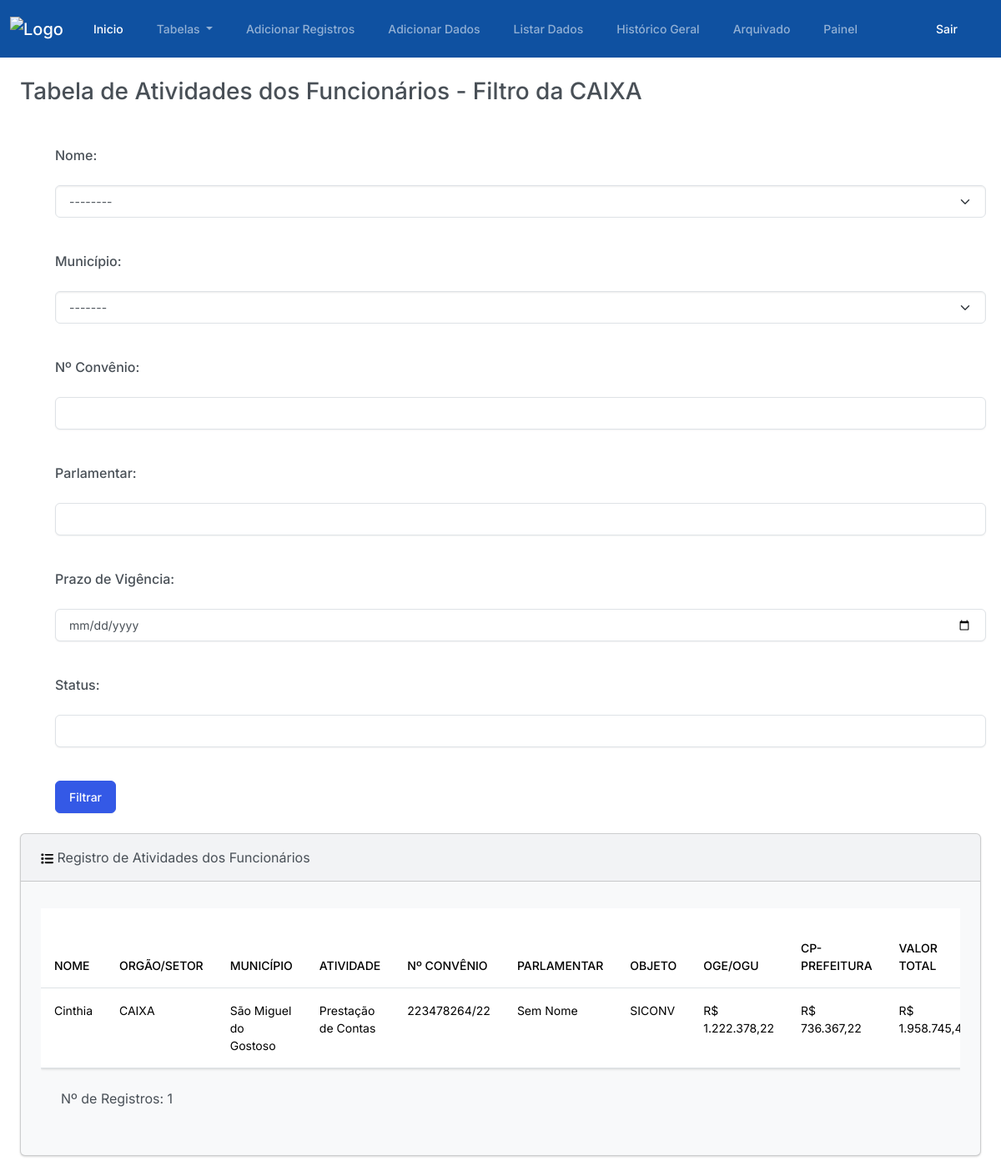
The app's page /tabela_filtrada_caixa/ (signed in), older data.
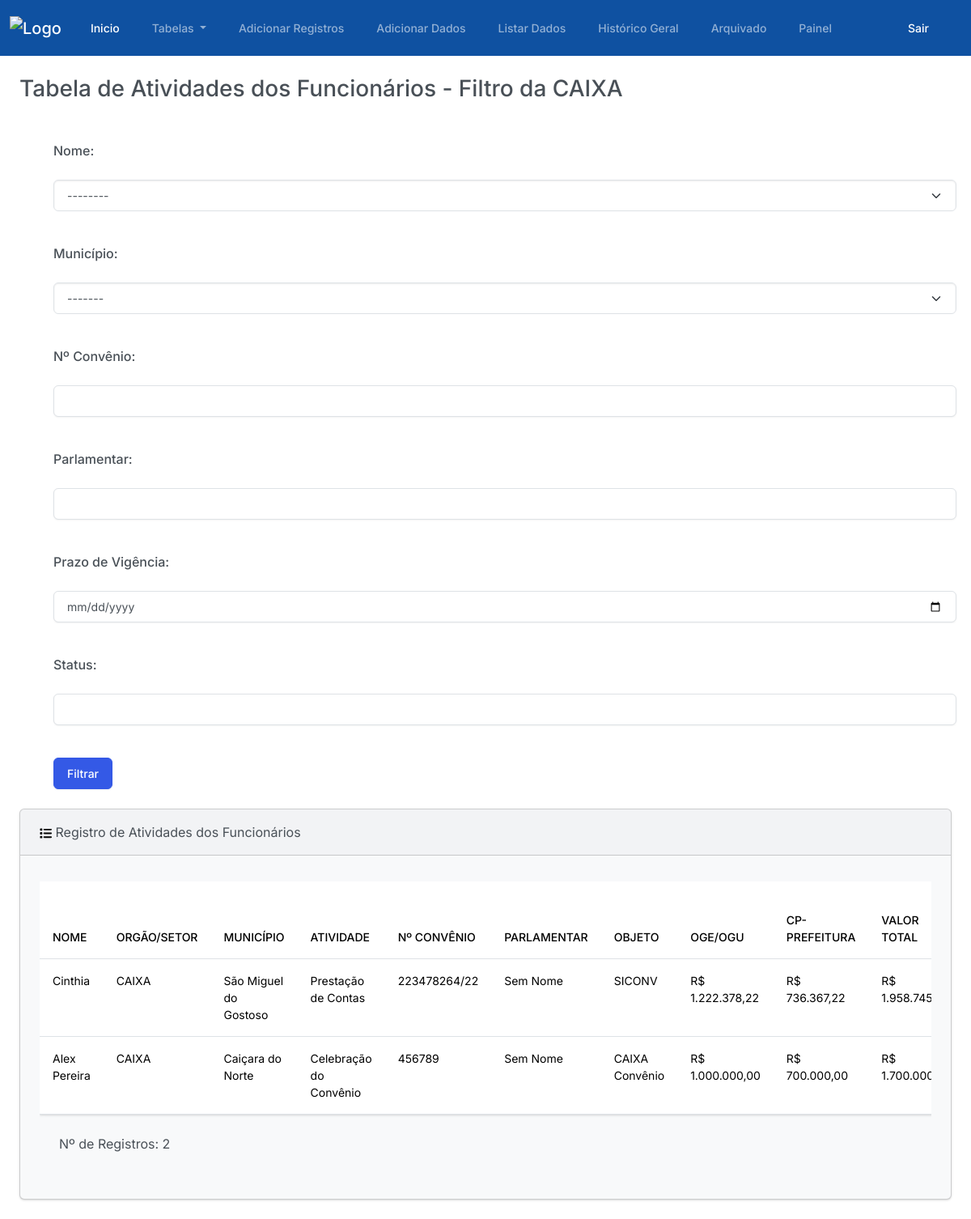
The same page, newer data.
### plataforma/models.py (models this page shows, shortened)
class RegistroFuncionarios(models.Model):
    class Meta:
        verbose_name_plural = "Registros da Tabela Geral"
    nome = models.ForeignKey(Nome, on_delete=models.CASCADE)
    orgao_setor = models.ForeignKey(Setor, on_delete=models.CASCADE)
    municipio = models.ForeignKey(Municipio, on_delete=models.CASCADE)
    atividade = models.ForeignKey(Atividade, on_delete=models.CASCADE)
    num_convenio = models.CharField(max_length=255)
    parlamentar = models.CharField(max_length=255)
    objeto = models.CharField(max_length=255)
    oge_ogu = models.DecimalField(max_digits=10, decimal_places=2)
    cp_prefeitura = models.DecimalField(max_digits=10, decimal_places=2)
    valor_liberado = models.DecimalField(max_digits=10, decimal_places=2, default=0)
    prazo_vigencia = models.DateField()
    situacao = models.CharField(max_length=255)
    providencia = models.CharField(max_length=255)
    status = models.CharField(max_length=20, choices=Status.choices, default=Status.NAO_INICIADO)
    data_recepcao = models.DateField()
    data_inicio = models.DateField(null=True, blank=True)
    documento_pendente = models.BooleanField(default=False)
    documento_cancelado = models.BooleanField(default=False)
    data_fim = models.DateField(null=True, blank=True)
    duracao_dias_uteis = models.IntegerField(default=0)
    def calcular_valores(self):
        valor_total = Decimal(str(self.oge_ogu)) + Decimal(str(self.cp_prefeitura))
        falta_liberar = Decimal(str(self.oge_ogu)) - Decimal(str(self.valor_liberado))
        return valor_total, falta_liberar
    def dia_trabalho_total(self):
        if not self.data_inicio or not self.data_fim:
            return 0
        if isinstance(self.data_inicio, str):
            self.data_inicio = datetime.strptime(self.data_inicio, "%Y-%m-%d").date()
        if isinstance(self.data_fim, str):
            self.data_fim = datetime.strptime(self.data_fim, "%Y-%m-%d").date()
        delta = self.data_fim - self.data_inicio
        dias_uteis = sum(1 for i in range(delta.days + 1) if (self.data_inicio + timedelta(days=i)).weekday() < 5)
        return dias_uteis

class Nome(models.Model):
    nome = models.CharField(max_length=255)

class Setor(models.Model):
    orgao_setor = models.CharField(max_length=255)

class Municipio(models.Model):
    municipio = models.CharField(max_length=255)

class Atividade(models.Model):
    atividade = models.CharField(max_length=255)

### plataforma/views.py (the view)
# urls.py: path('tabela_filtrada_caixa/', views.tabela_filtrada_caixa, name='tabela_filtrada_caixa'),
def tabela_filtrada_caixa(request):
    nomes = Nome.objects.all()
    orgaos_setores = Setor.objects.all()
    municipios = Municipio.objects.all()
    orgao_setor_caixa = Setor.objects.get(orgao_setor='CAIXA')
    nome_id = request.GET.get('nome')
    municipio_id = request.GET.get('municipio')
    num_convenio = request.GET.get('num_convenio')
    parlamentar = request.GET.get('parlamentar')
    prazo_vigencia = request.GET.get('prazo_vigencia')
    status = request.GET.get('status')
    registros_filtrados = RegistroFuncionarios.objects.filter(orgao_setor=orgao_setor_caixa)
    if nome_id:
        registros_filtrados = registros_filtrados.filter(nome__id=nome_id)
    if municipio_id:
        registros_filtrados = registros_filtrados.filter(municipio__id=municipio_id)
    if num_convenio:
        registros_filtrados = registros_filtrados.filter(num_convenio__icontains=num_convenio)
    if parlamentar:
        registros_filtrados = registros_filtrados.filter(parlamentar__icontains=parlamentar)
    if prazo_vigencia:
        registros_filtrados = registros_filtrados.filter(prazo_vigencia__icontains=prazo_vigencia)
    if status:
        registros_filtrados = registros_filtrados.filter(status__icontains=status)
    context = {
        'nomes': nomes,
        'orgaos_setores': orgaos_setores,
        'municipios': municipios,
        'registros_filtrados': registros_filtrados,
    }
    return render(request, 'tabela_filtrada_caixa.html', context)

### plataforma/templatetags/custom_filters.py (called while the page is built)
@register.filter(name='format_currency')
def format_currency(value):
    try:
        numeric_value = float(value)
        formatted_value = '{:,.2f}'.format(numeric_value)
        formatted_value = 'R$ ' + formatted_value.replace(',', 'v').replace('.', ',').replace('v', '.')
        return formatted_value
    except ValueError:
        return value

@register.filter(name='formatar_data')
def formatar_data(value):
    if isinstance(value, date):
        return value.strftime('%d/%m/%Y')
    else:
        data_obj = datetime.strptime(value, '%d de %B de %Y')
        return data_obj.strftime('%d/%m/%Y')

### plataforma/templates/tabela_filtrada_caixa.html (shortened to what the changed rows need)
{% extends "base.html" %}
{% load static %}
{% load humanize %}
{% load custom_filters %}
{% block container %}
  <div class="row">
    <div class="col-12">
      <div class="card bg-light ms-4 me-4 mb-4">
        <div class="card-body">
          <p class="card-text">
            <div class="table-container table-responsive">
              <table class='table table-hover'>
                <thead class="sticky-top">
                  <tr>
                    <th scope="col-fixed">NOME</th>
                    <th scope="col-fixed">ORGÃO/SETOR</th>
                    <th scope="col-fixed">MUNICÍPIO</th>
                    <th scope="col-fixed">ATIVIDADE</th>
                    <th scope="col-fixed">Nº CONVÊNIO</th>
                    <th scope="col-fixed">PARLAMENTAR</th>
                    <th scope="col-fixed">OBJETO</th>
                    <th scope="col-fixed">OGE/OGU</th>
                    <th scope="col-fixed">CP-PREFEITURA</th>
                    <th scope="col-fixed">VALOR TOTAL</th>
                  </tr>
                </thead>
                <tbody>
                  {% if registros_filtrados %}
                    {% for registro in registros_filtrados %}
                      <tr>
                        <td>{{ registro.nome.nome }}</td>
                        <td>{{ registro.orgao_setor.orgao_setor }}</td>
                        <td>{{ registro.municipio.municipio }}</td>
                        <td>{{ registro.atividade.atividade }}</td>
                        <td>{{ registro.num_convenio }}</td>
                        <td>{{ registro.parlamentar }}</td>
                        <td>{{ registro.objeto }}</td>
                        <td>{{ registro.oge_ogu|format_currency }}</td>
                        <td>{{ registro.cp_prefeitura|format_currency }}</td>
                        <td>{{ registro.calcular_valores.0|format_currency }}</td>
                      </tr>
                    {% endfor %}
                  {% else %}
                    <tr>
                      <td colspan="26">Nenhum registro encontrado.</td>
                    </tr>
                  {% endif %}
                </tbody>
              </table>
              {% if registros_filtrados %}
                <p class="m-4">Nº de Registros: {{ registros_filtrados.count }}</p>
              {% else %}
                <p>registros está vazio ou não está sendo passado corretamente.</p>
              {% endif %}
            </div>
          </p>
        </div>
      </div>
    </div>
  </div>
{% endblock container %}

Row changes from the older to the newer data that the page shows:
added RegistroFuncionarios: nome.nome "Alex Pereira", orgao_setor.orgao_setor "CAIXA", municipio.municipio "Caiçara do Norte", atividade.atividade "Celebração do Convênio", num_convenio "456789", parlamentar "Sem Nome", objeto "CAIXA Convênio", oge_ogu "R$ 1.000.000,00", cp_prefeitura "R$ 700.000,00", calcular_valores.0 "R$…"
Text that changed along with them:
{{ registros_filtrados.count }}: "1" → "2"
